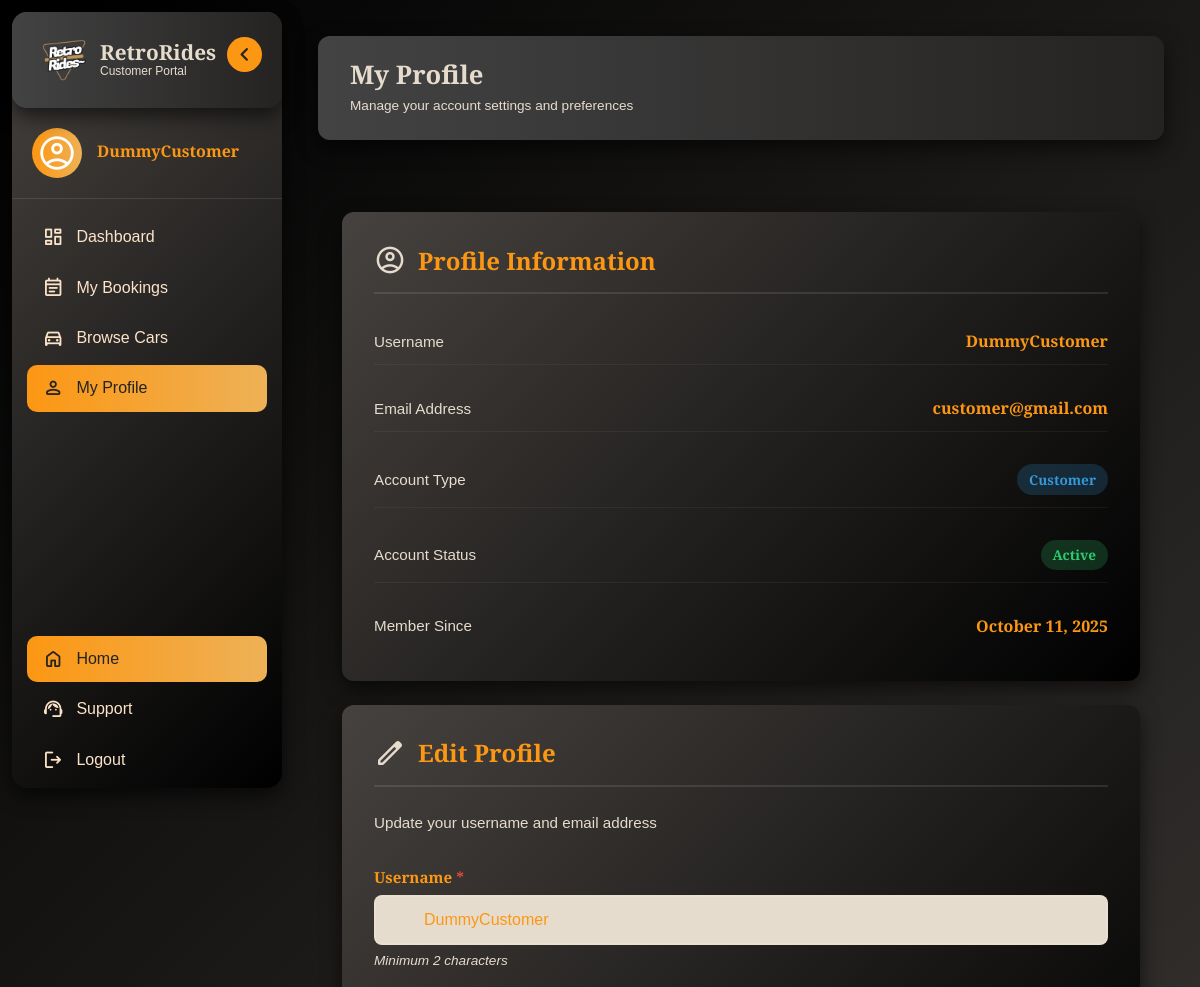
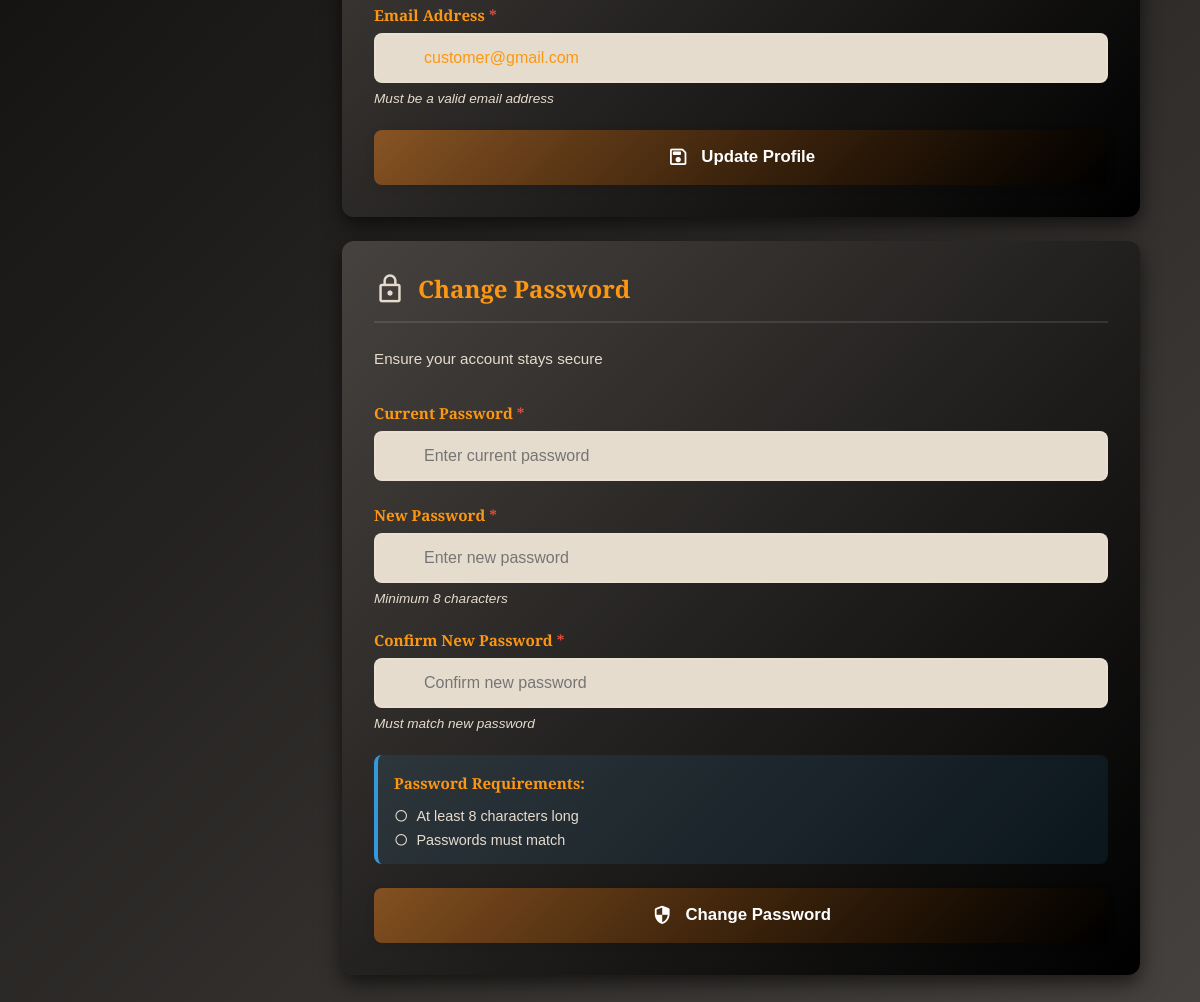
Page /customer/profile (signed in) on the committed database (2 pictures, top to bottom).
### tables this page shows
CREATE TABLE `users` (
  `id` int(11) NOT NULL,
  `username` varchar(100) NOT NULL,
  `email` varchar(150) NOT NULL,
  `password` varchar(255) NOT NULL,
  `role` enum('customer','premium','vip') DEFAULT 'customer',
  `status` enum('active','inactive') DEFAULT 'active',
  `created_at` timestamp NOT NULL DEFAULT current_timestamp(),
  `updated_at` timestamp NOT NULL DEFAULT current_timestamp() ON UPDATE current_timestamp()
);

### app/Core/BaseController.php (called while the page is built, shortened)
<?php
abstract class BaseController
{
    protected array $errorMessages = [];
    protected function getErrorMessage(?string $errorCode = null): string
    {
        $code = $errorCode ?? ($_GET['error'] ?? '');
        $commonMessages = [
            'csrf' => 'Invalid request. Please try again.',
            'invalid_id' => 'Invalid ID provided.',
            'missing_fields' => 'All required fields must be filled.',
            'invalid_email' => 'Please enter a valid email address.',
            'invalid_phone' => 'Phone number format is invalid.',
            'cannot_delete_self' => 'You cannot delete your own account.',
            'cannot_deactivate_self' => 'You cannot deactivate your own account.',
            'update_failed' => 'Failed to update record. Please try again.',
            'delete_failed' => 'Failed to delete record. Please try again.',
            'insert_failed' => 'Failed to create record. Please try again.',
            'not_found' => 'The requested item was not found.'
        ];
        $allMessages = array_merge($commonMessages, $this->errorMessages);
        return $allMessages[$code] ?? '';
    }
    protected function getSuccessMessage(): string
    {
        return '';
    }
    protected function getViewData(): array
    {
        return [
            'error' => $this->getErrorMessage(),
            'success' => $this->getSuccessMessage(),
            'csrfToken' => $_SESSION['csrf_token'] ?? '',
            'baseUrl' => getBasePath(),
            'currentUser' => [
                'id' => $_SESSION['user_id'] ?? null,
                'name' => $_SESSION['user_name'] ?? '',
                'role' => $_SESSION['role'] ?? ''
            ]
        ];
    }
   protected function renderView(string $viewPath, array $data = [], ?string $layout = 'main'): void
    {
        $viewData = array_merge($this->getViewData(), $data);
        extract($viewData);
        require BASE_PATH . '/app/Views/' . $viewPath;
    }
    protected function old(string $key, string $default = ''): string
    {
        if (!isset($_SESSION['old_input'])) {
            return $default;
        }
        $value = $_SESSION['old_input'][$key] ?? $default;
        return htmlspecialchars($value, ENT_QUOTES, 'UTF-8');
    }
}

### app/Controllers/Customer/CustomerProfileController.php (called while the page is built, shortened)
<?php
class CustomerProfileController extends BaseController
{
    public function showProfile(): void
    {
        $userId = $_SESSION['user_id'];
        $userProfile = $this->model->getUserProfile($userId);
        $formattedUser = [
            'id' => $userProfile['id'],
            'username' => htmlspecialchars($userProfile['username'], ENT_QUOTES, 'UTF-8'),
            'email' => htmlspecialchars($userProfile['email'], ENT_QUOTES, 'UTF-8'),
            'role' => $userProfile['role'],
            'status' => $userProfile['status'],
            'member_since' => date('F j, Y', strtotime($userProfile['created_at'])),
        ];
        $viewData = [
            'user' => $formattedUser,
            'title' => 'My Profile',
            'pageCSS' => '/assets/css/Customer/profile.css',
            'pageJS' => '/assets/js/Customer/profile.js'
        ];
        $this->renderView('Customer/ProfileView.php', $viewData, 'customer');
    }
}

### public/index.php (called while the page is built, shortened)
<?php
require_once __DIR__ . '/../app/bootstrap.php';
$router = new Router($container);
$router->dispatch($_SERVER['REQUEST_URI'], $_SERVER['REQUEST_METHOD']);

### app/Models/Customer/CustomerProfileModel.php (called while the page is built, shortened)
<?php
class CustomerProfileModel{
    public function getUserProfile(int $userId):?array
    {
        $stmt = $this->conn->prepare("SELECT id, username, email, role, status, created_at FROM
        users WHERE id = ? LIMIT 1");
        $stmt->bind_param("i",$userId);
        $stmt->execute();
        $result = $stmt->get_result();
        $user = $result->fetch_assoc();
        return $user ?: null;
    }
}

### app/Views/Customer/ProfileView.php (the view, shortened to what this page needs)
<header class="topbar">
    <div class="header-content">
        <div class="welcome-section">
            <h1>My Profile</h1>
            <p class="header-subtitle">Manage your account settings and preferences</p>
        </div>
    </div>
</header>
<section class="profile-content">
    <div class="profile-grid">
        <div class="profile-card">
            <div class="card-header">
                <span class="material-symbols-rounded">account_circle</span>
                <h2>Profile Information</h2>
            </div>
            <div class="profile-info">
                <div class="info-item">
                    <span class="info-label">Username</span>
                    <span class="info-value"><?php echo $user['username']; ?></span>
                </div>
                <div class="info-item">
                    <span class="info-label">Email Address</span>
                    <span class="info-value"><?php echo $user['email']; ?></span>
                </div>
                <div class="info-item">
                    <span class="info-label">Account Type</span>
                    <span class="info-value">
                        <span class="badge badge-<?php echo strtolower($user['role']); ?>">
                            <?php echo $user['role']; ?>
                        </span>
                    </span>
                </div>
                <div class="info-item">
                    <span class="info-label">Account Status</span>
                    <span class="info-value">
                        <span class="badge badge-<?php echo strtolower($user['status']); ?>">
                            <?php echo $user['status']; ?>
                        </span>
                    </span>
                </div>
                <div class="info-item">
                    <span class="info-label">Member Since</span>
                    <span class="info-value"><?php echo $user['member_since']; ?></span>
                </div>
            </div>
        </div>
        <div class="profile-card">
            <div class="card-header">
                <span class="material-symbols-rounded">edit</span>
                <h2>Edit Profile</h2>
            </div>
            <form method="POST"
                  action="<?php echo $baseUrl; ?>/customer/profile/update"
                  class="profile-form"
                  id="profileForm">
                <p class="form-description">Update your username and email address</p>
                <div class="form-group">
                    <label for="username">
                        Username <span class="required">*</span>
                    </label>
                    <div class="input-wrapper">
                        <input type="text"
                               id="username"
                               name="username"
                               value="<?php echo $this->old('username', $user['username']); ?>"
                               placeholder="Enter your username"
                               required
                               minlength="2">
                    </div>
                    <span class="field-hint">Minimum 2 characters</span>
                </div>
                <div class="form-group">
                    <label for="email">
                        Email Address <span class="required">*</span>
                    </label>
                    <div class="input-wrapper">
                        <input type="email"
                               id="email"
                               name="email"
                               value="<?php echo $this->old('email', $user['email']); ?>"
                               placeholder="your@email.com"
                               required>
                    </div>
                    <span class="field-hint">Must be a valid email address</span>
                </div>
                <button type="submit" class="btn-submit">
                    <span class="material-symbols-rounded">save</span>
                    <span>Update Profile</span>
                </button>
            </form>
        </div>
        <div class="profile-card">
            <div class="card-header">
                <span class="material-symbols-rounded">lock</span>
                <h2>Change Password</h2>
            </div>
            <form method="POST"
                  action="<?php echo $baseUrl; ?>/customer/profile/password"
                  class="profile-form"
                  id="passwordForm">
                <p class="form-description">Ensure your account stays secure</p>
                <div class="form-group">
                    <label for="current_password">
                        Current Password <span class="required">*</span>
                    </label>
                    <div class="input-wrapper">
                        <input type="password"
                               id="current_password"
                               name="current_password"
                               placeholder="Enter current password"
                               required>
                        <button type="button" class="toggle-password" data-target="current_password">
                            <span class="material-symbols-rounded">visibility</span>
                        </button>
                    </div>
                </div>
                <div class="form-group">
                    <label for="new_password">
                        New Password <span class="required">*</span>
                    </label>
                    <div class="input-wrapper">
                        <input type="password"
                               id="new_password"
                               name="new_password"
                               placeholder="Enter new password"
                               required
                               minlength="8">
                        <button type="button" class="toggle-password" data-target="new_password">
                            <span class="material-symbols-rounded">visibility</span>
                        </button>
                    </div>
                    <span class="field-hint">Minimum 8 characters</span>
                </div>
                <div class="form-group">
                    <label for="confirm_password">
                        Confirm New Password <span class="required">*</span>
                    </label>
                    <div class="input-wrapper">
                        <input type="password"
                               id="confirm_password"
                               name="confirm_password"
                               placeholder="Confirm new password"
                               required
                               minlength="8">
                        <button type="button" class="toggle-password" data-target="confirm_password">
                            <span class="material-symbols-rounded">visibility</span>
                        </button>
                    </div>
                    <span class="field-hint">Must match new password</span>
                </div>
                <div class="password-requirements">
                    <p><strong>Password Requirements:</strong></p>
                    <ul>
                        <li id="req-length">
                            <span class="material-symbols-rounded">circle</span>
                            At least 8 characters long
                        </li>
                        <li id="req-match">
                            <span class="material-symbols-rounded">circle</span>
                            Passwords must match
                        </li>
                    </ul>
                </div>
                <button type="submit" class="btn-submit">
                    <span class="material-symbols-rounded">security</span>
                    <span>Change Password</span>
                </button>
            </form>
        </div>
    </div>
</section>

### public/assets/css/base.css (style rules this page uses)
* { margin: 0; padding: 0; box-sizing: border-box; }
html { scroll-behavior: smooth; }
body { font-family: "Bodoni Moda", sans-serif; background-color: #0e0d0d; color: #e6dccd; min-height: 100vh; max-width: 100%; overflow-x: hidden; }
h1 { font-size: 32px; line-height: 1.2; font-weight: 700; }
h2 { font-size: 24px; line-height: 1.3; font-weight: 600; }
p { font-size: 16px; line-height: 1.6; font-weight: 400; }
:root { --primary: #fc9713; --secondary: #e6dccd; --accent: linear-gradient(90deg, #fc9713, #eeb156); --hover: linear-gradient(90deg, #fc9713, #805009); --orange-grad: linear-gradient(135deg, rgba(248, 135, 30, 0.445), rgba(0, 0, 0, 1)); --dark: #242322; --background: linear-gradient(to right, #444343, #242322); --background2: linear-gradient(135deg, #000000, #46423f); --panel: linear-gradient(135deg, #46423f, #000000); --scroll-accent: #854b00; --scroll-hover: #da9125; --scroll-background: #242322; }

### public/assets/css/components.css (style rules this page uses)
li, a { font-weight: 500; font-size: 16px; text-decoration: none; color: rgb(252, 228, 200); background-color: transparent; transition: color 0.3s ease, background 0.3s ease, padding 0.3s ease; cursor: pointer; }

### public/assets/css/customer-sidebar.css (style rules this page uses)
body { background: var(--background2); }
.profile-info { flex: 1; min-width: 0; transition: 0.4s ease; }

### public/assets/css/Customer/customer-base.css (style rules this page uses)
:root { --layout-padding: 1.5rem; --sidebar-width: 270px; --sidebar-width-collapsed: 85px; --font-size-lg: 1.6rem; --font-size-md: 1.2rem; --font-size-base: 0.95rem; --font-size-sm: 0.85rem; --font-size-xs: 0.8rem; --radius-default: 12px; --radius-sm: 8px; --shadow-md: 0 8px 20px rgba(0, 0, 0, 0.6); --btn-padding: 0.55rem 1rem; --btn-padding-sm: 0.4rem 0.75rem; --status-padding: 0.3rem 0.6rem; }
.topbar { background: var(--background); padding: 1.5rem 2rem; border-radius: var(--radius-default); box-shadow: var(--shadow-md); margin-bottom: 1.5rem; }
.header-content { display: flex; justify-content: space-between; align-items: center; flex-wrap: wrap; gap: 1rem; }
.welcome-section h1 { font-size: var(--font-size-lg); font-weight: 600; margin-bottom: 0.25rem; }
.header-subtitle { color: var(--secondary); font-size: var(--font-size-sm); }

### rows in the picture
users: username "DummyCustomer", email "customer@gmail.com", role "Customer", status "Active"

### other values in the picture
$customerName "DummyCustomer"
$user['member_since'] "October 11, 2025"
